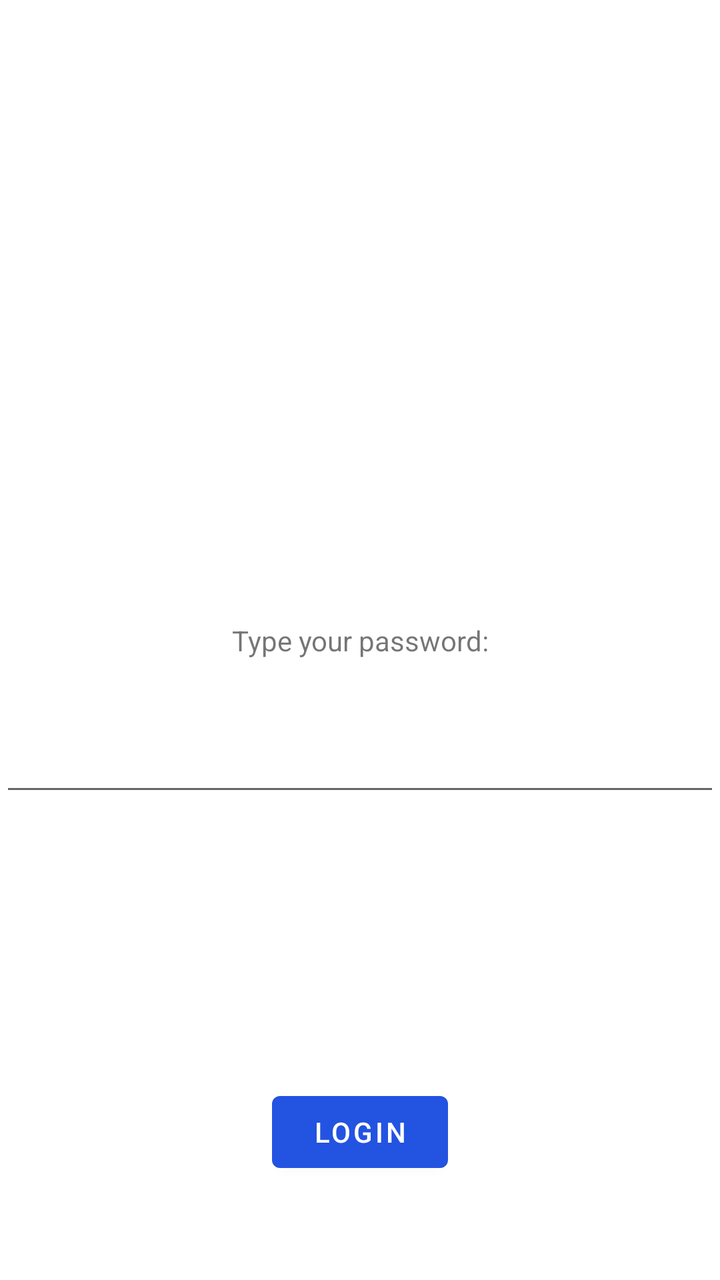
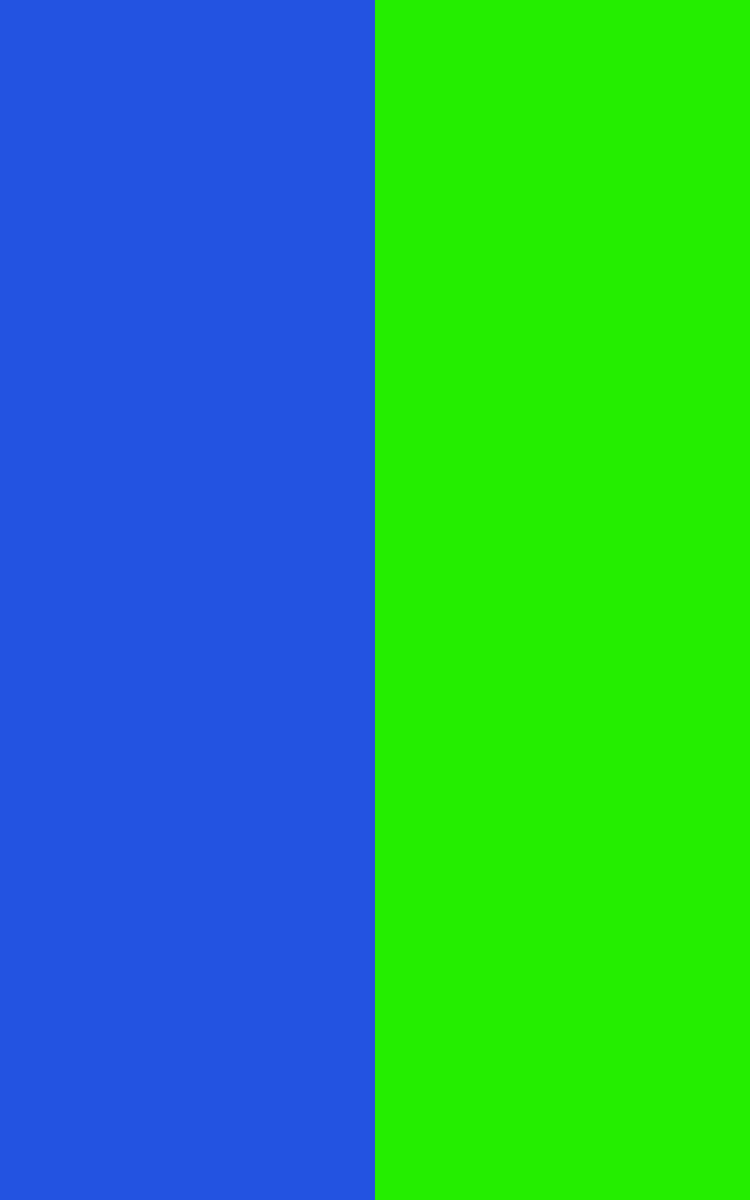

One screen, two layout resources from the same app: the default and the repository's alternative for another configuration. Each is rendered where Android would select it; the XML of both is given below.
<!-- AndroidManifest.xml: application theme Theme.InClassExamples_S21 -->
<!-- res/layout/activity_main.xml -->
<?xml version="1.0" encoding="utf-8"?>
<androidx.constraintlayout.widget.ConstraintLayout xmlns:android="http://schemas.android.com/apk/res/android"
    xmlns:app="http://schemas.android.com/apk/res-auto"
    xmlns:tools="http://schemas.android.com/tools"
    android:layout_width="match_parent"
    android:layout_height="match_parent"
    tools:context=".MainActivity">

    <TextView
        android:id="@+id/textView"
        android:layout_width="wrap_content"
        android:layout_height="wrap_content"
        android:text="Type your password:"
        app:layout_constraintBottom_toBottomOf="parent"
        app:layout_constraintLeft_toLeftOf="parent"
        app:layout_constraintRight_toRightOf="parent"
        app:layout_constraintTop_toTopOf="parent" />

    <Button
        android:id="@+id/loginButton"
        android:layout_width="wrap_content"
        android:layout_height="wrap_content"
        android:layout_marginBottom="50dp"
        android:text="Login"
        app:layout_constraintBottom_toBottomOf="parent"
        app:layout_constraintEnd_toEndOf="parent"
        app:layout_constraintHorizontal_bias="0.5"
        app:layout_constraintStart_toStartOf="parent" />

    <EditText
        android:id="@+id/pw"
        android:layout_width="0dp"
        android:layout_height="wrap_content"
        android:layout_marginTop="32dp"
        android:ems="10"
        app:layout_constraintEnd_toEndOf="parent"
        app:layout_constraintHorizontal_bias="0.5"
        app:layout_constraintStart_toStartOf="parent"
        app:layout_constraintTop_toBottomOf="@+id/textView" />

</androidx.constraintlayout.widget.ConstraintLayout>
<!-- resources referenced by this layout -->
<resources>
  <style name="Theme.InClassExamples_S21" parent="Theme.MaterialComponents.DayNight.DarkActionBar">
          
          <item name="colorPrimary">@color/my_primary</item>
          
          <item name="colorSecondary">@color/my_secondary</item>
          
          <item name="android:statusBarColor" tools:targetApi="l">@color/my_statusbar</item>
          
  
  
          <item name="windowActionBar">false</item>
          <item name="windowNoTitle">true</item>
      </style>
  <color name="my_primary">#2353E1</color>
  <color name="my_secondary">#24EE00</color>
  <color name="my_statusbar">#B02727</color>
</resources>
<!-- res/layout-sw600dp/activity_main.xml (the repository's variant of the layout above) -->
<!-- drawn on a 7-inch tablet held upright -->
<?xml version="1.0" encoding="utf-8"?>
<LinearLayout
    xmlns:android="http://schemas.android.com/apk/res/android"
    android:layout_width="match_parent"
    android:layout_height="match_parent"
    android:orientation="horizontal"
    >
<FrameLayout
    xmlns:android="http://schemas.android.com/apk/res/android"
    android:layout_width="300dp"
    android:layout_height="match_parent"
    android:id="@+id/fragmentLocation"
    android:background="@color/my_primary"
    />

<FrameLayout
xmlns:android="http://schemas.android.com/apk/res/android"
android:layout_width="match_parent"
android:layout_height="match_parent"
android:id="@+id/detailsLocation"
android:background="@color/my_secondary"
    />

</LinearLayout>
<!-- resources referenced by the variant -->
<!-- as a 7-inch tablet held upright resolves them -->
<resources>
  <color name="my_primary">#2353E1</color>
  <color name="my_secondary">#24EE00</color>
  <style name="Theme.InClassExamples_S21" parent="Theme.MaterialComponents.DayNight.DarkActionBar">
          
          <item name="colorPrimary">@color/my_primary</item>
          
          <item name="colorSecondary">@color/my_secondary</item>
          
          <item name="android:statusBarColor" tools:targetApi="l">@color/my_statusbar</item>
          
  
  
          <item name="windowActionBar">false</item>
          <item name="windowNoTitle">true</item>
      </style>
  <color name="my_statusbar">#B02727</color>
</resources>
